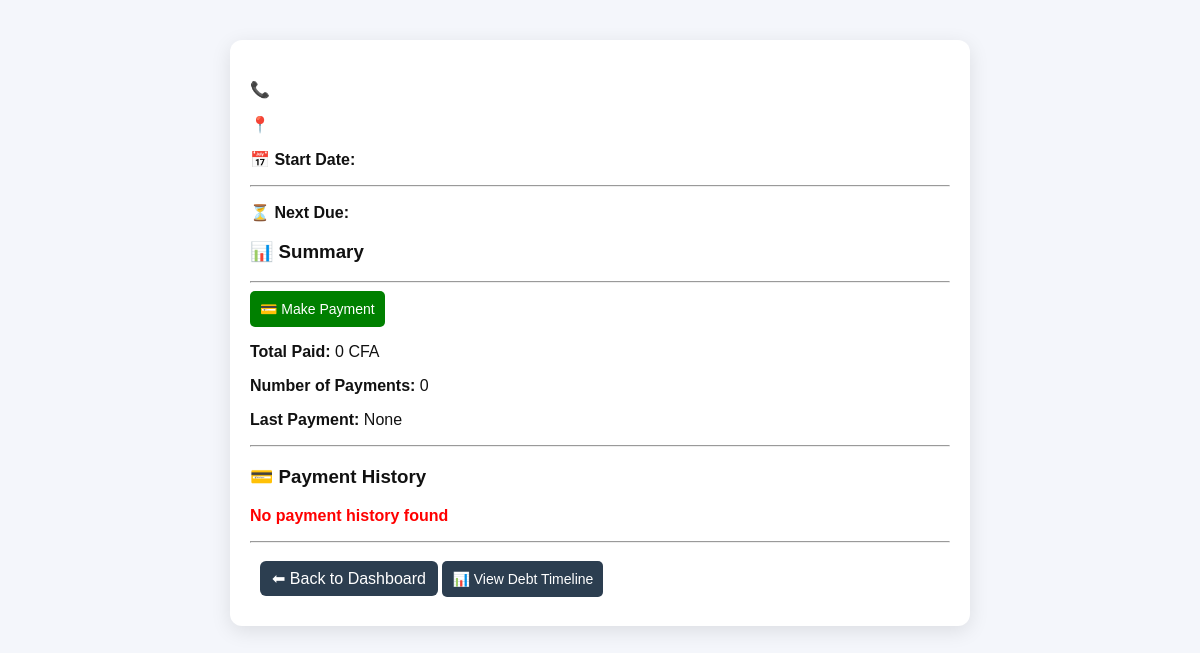
Before: /renter/8 (signed in) with the older database file.
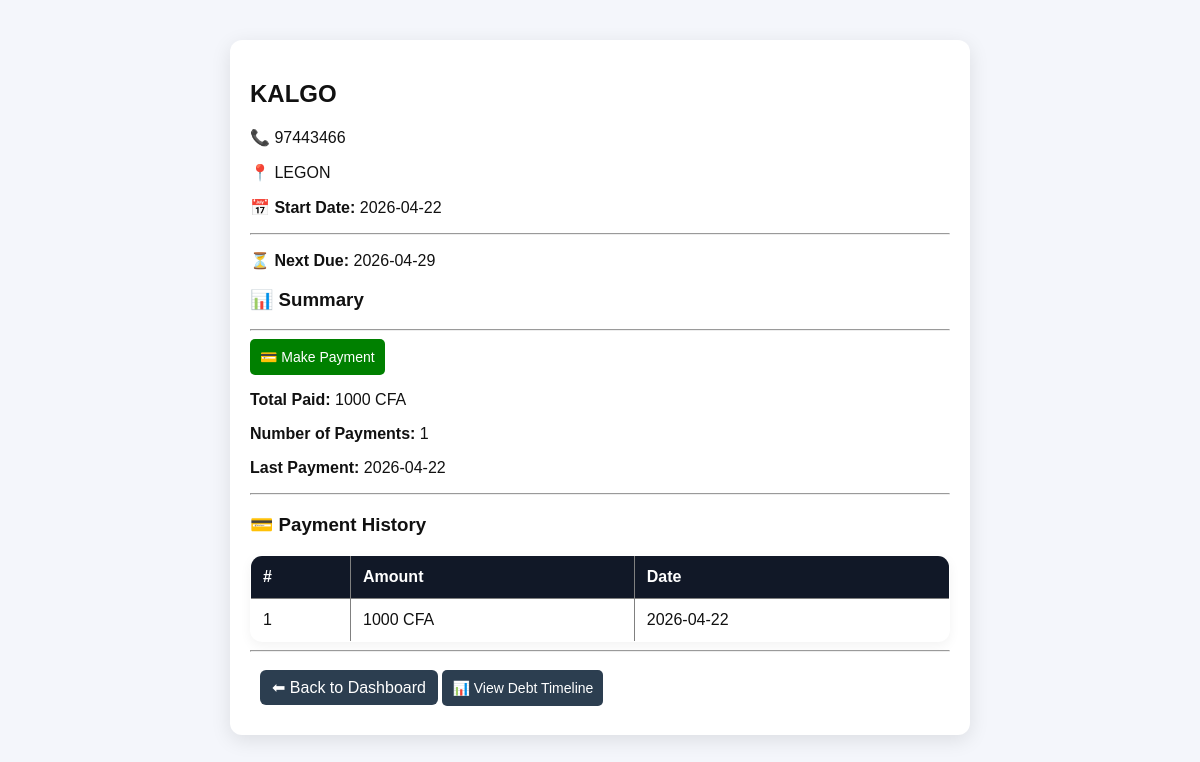
After: the same page with the newer database file.
### tables this page shows
CREATE TABLE renters (
            id INTEGER PRIMARY KEY AUTOINCREMENT,
            name TEXT,
            phone TEXT,
            address TEXT,
            barrow TEXT,
            start_date TEXT,
            due_date TEXT,
            paid TEXT,
            last_payment_date TEXT   
        );

CREATE TABLE payments (
            id INTEGER PRIMARY KEY AUTOINCREMENT,
            renter_id INTEGER,
            amount TEXT,
            payment_date TEXT
        );

### app.py (the view)
@app.route("/renter/<int:id>")
def renter_profile(id):
    if "user" not in session:
        return redirect("/login")
    conn = sqlite3.connect("database.db")
    c = conn.cursor()
    c.execute("SELECT * FROM renters WHERE id=?", (id,))
    renter = c.fetchone()
    c.execute("""
        SELECT amount, payment_date
        FROM payments
        WHERE renter_id=?
        ORDER BY payment_date DESC
    """, (id,))
    payments = c.fetchall()
    total_paid = sum([int(p[0]) for p in payments]) if payments else 0
    total_payments = len(payments)
    last_payment = payments[0][1] if payments else None
    conn.close()
    return render_template(
        "renter.html",
        renter=renter,
        payments=payments,
        total_paid=total_paid,
        total_payments=total_payments,
        last_payment=last_payment
    )

### templates/renter.html (shortened to what this page needs)
<!DOCTYPE html>
<html>
<head>
    <link rel="stylesheet" href="/static/style.css">
</head>
<body>
<div class="profile-container">
    <h2>{{ renter[1] }}</h2>
    <p>📞 {{ renter[2] }}</p>
    <p>📍 {{ renter[3] }}</p>
    <p><strong>📅 Start Date:</strong> {{ renter[5] }}</p>
    <hr>
    <p><strong>⏳ Next Due:</strong> {{ renter[6] }}</p>
    <h3>📊 Summary</h3>
    <hr>
    <a href="/pay/{{ renter[0] }}">
        <button style="padding:10px; background:green; color:white; border:none; border-radius:5px;">
            💳 Make Payment
        </button>
    </a>
    <p><strong>Total Paid:</strong> {{ total_paid }} CFA</p>
    <p><strong>Number of Payments:</strong> {{ total_payments }}</p>
    <p><strong>Last Payment:</strong>
        {% if last_payment %}
            {{ last_payment }}
        {% else %}
            None
        {% endif %}
    </p>
    <hr>
    <h3>💳 Payment History</h3>
    {% if payments and payments|length > 0 %}
    <table border="1" cellpadding="8" cellspacing="0">
        <tr>
            <th>#</th>
            <th>Amount</th>
            <th>Date</th>
        </tr>
        {% for p in payments %}
        <tr>
            <td>{{ loop.index }}</td>
            <td>{{ p[0] }} CFA</td>
            <td>{{ p[1] }}</td>
        </tr>
        {% endfor %}
    </table>
    {% else %}
    <p style="color:red; font-weight:bold;">No payment history found</p>
    {% endif %}
    <hr>
    <a href="/dashboard" style="display:inline-block; margin-bottom:10px;  margin-left:10px;
    background:#2c3e50; color:white; padding:8px 12px;
    border-radius:6px; text-decoration:none;">
        ⬅ Back to Dashboard
    </a>
    <a href="/renter-timeline/{{ renter[0] }}">
        <button style="margin-top:10px; padding:10px; background:#2c3e50; color:white; border:none; border-radius:5px;">
            📊 View Debt Timeline
        </button>
    </a>
</div>
</body>
</html>

### static/style.css (style rules this page uses)
body { margin: 0; font-family: Arial, sans-serif; background: #f4f6fb; color: #111; }
.profile-container { max-width: 700px; margin: 40px auto; padding: 20px; background: white; border-radius: 12px; box-shadow: 0 5px 20px rgba(0,0,0,0.1); }
button, .btn { background: #2563eb; color: white; padding: 8px 14px; border-radius: 10px; border: none; text-decoration: none; display: inline-block; transition: all 0.2s ease; cursor: pointer; font-size: 14px; }
table { width: 100%; border-collapse: collapse; background: white; border-radius: 12px; overflow: hidden; box-shadow: 0 4px 12px rgba(0,0,0,0.05); }
th { background: #111827; color: white; padding: 12px; text-align: left; }
td { padding: 12px; border-bottom: 1px solid #eee; }
body { animation: fadeIn 0.4s ease-in-out; }

Changed rows visible on the page:
added renters: name "KALGO", phone "97443466", address "LEGON", start_date "2026-04-22", due_date "2026-04-29"
added payments: payment_date "2026-04-22", amount "1000"
Other visible differences:
{{ total_paid }}: "0" → "1000"
{{ total_payments }}: "0" → "1"
text no longer shown: "None No payment history found"
text now shown: "# Amount Date"
